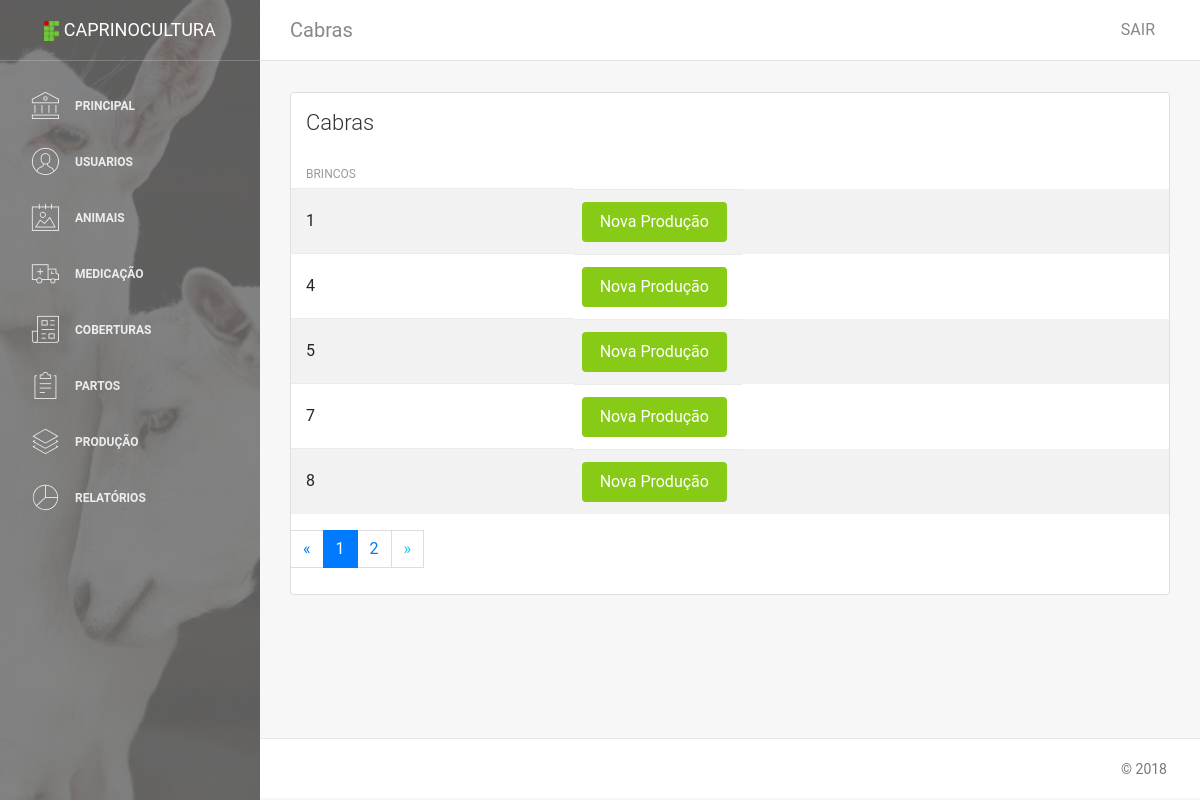
/animais/lista_cabras/ (signed in), run on an earlier commit of the app's database.
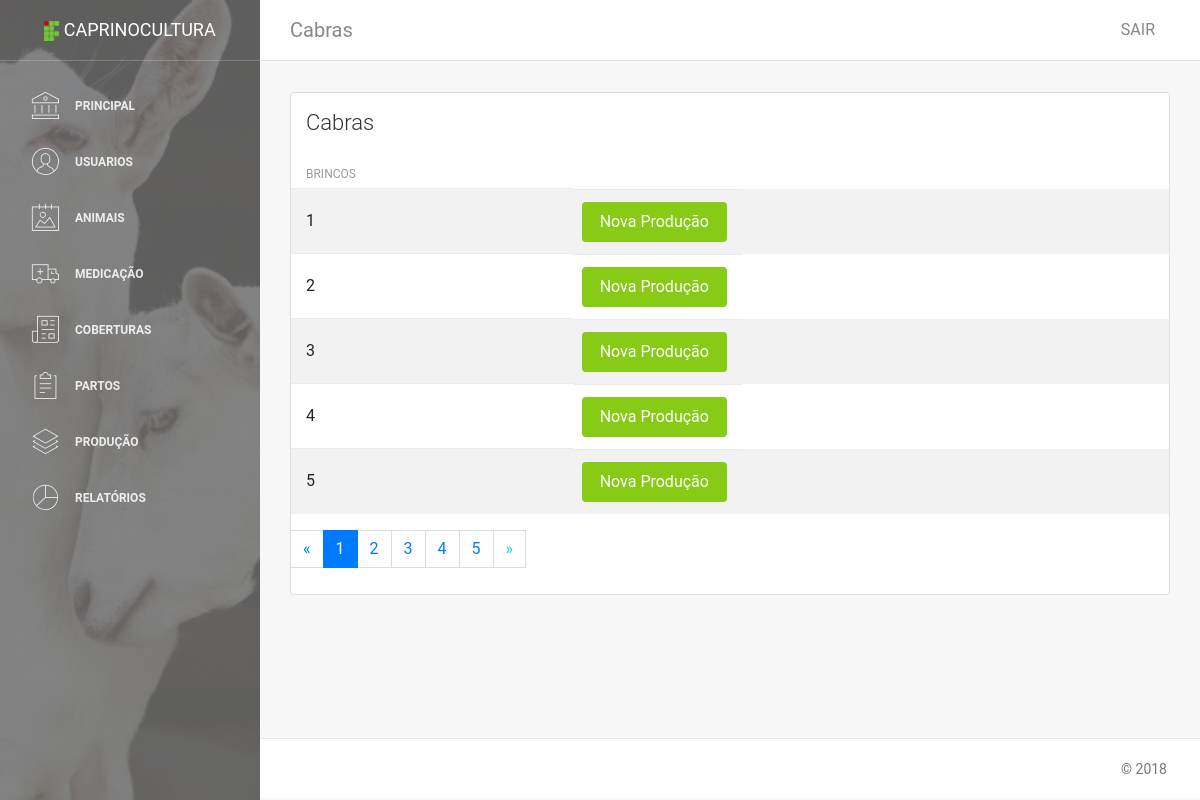
And on a later commit of the database.
### caprino/animais/models.py (models this page shows, shortened)
class Animal(models.Model):
    rgb_animal = models.CharField(verbose_name='RGD', max_length=50, blank=True, null=True)
    nome_animal = models.CharField(verbose_name='Nome', max_length=50, blank=True, null=True)
    numero_animal = models.IntegerField(verbose_name='Numero', blank=True, null=True)
    sexo_animal = models.ForeignKey(Sexo, verbose_name="Sexo", related_name="Sexo", on_delete=models.SET_NULL, null=True)
    nascimento_animal = models.DateField(verbose_name='Nascimento', default=None)
    raca_animal = models.ForeignKey(Raca, verbose_name="Raca", related_name="Raca", on_delete=models.SET_NULL, null=True)
    sangue_animal = models.ForeignKey(Sangue, verbose_name="Sangue", related_name="Sangue", on_delete=models.SET_NULL, null=True)
    brincos_animal = models.CharField(verbose_name='Brincos', max_length=50)
    vida_animal = models.ForeignKey(Vida, verbose_name="Vida", related_name="Vida", on_delete=models.SET_NULL, null=True)
    mae_animal = models.CharField(verbose_name='Mãe', max_length=50, blank=True, null=True)
    pai_animal = models.CharField(verbose_name='Pai', max_length=50, blank=True, null=True)
    foto_animal = models.ImageField(verbose_name='Foto', upload_to='img/' , blank=True, null=True)
    observacao_animal = models.TextField(verbose_name='Observação', blank=True, null=True)
    class Meta:
        verbose_name = 'Animal'

### caprino/animais/views.py (the view)
# urls.py: path('lista_cabras/', views.ListaCabras, name='Lista_Cabras'),
@login_required
def ListaCabras(request):
    animais = Animal.objects.all().filter(sexo_animal=2).filter(vida_animal=2)
    paginator = Paginator(animais, 5)
    page = request.GET.get('page')
    try:
        animais = paginator.page(page)
    except PageNotAnInteger:
        animais = paginator.page(1)
    except EmptyPage:
        animais = paginator.page(paginator.num_pages)
    return render(request, 'producao/listaCabras.html', {'animais': animais})

### templates/producao/listaCabras.html (shortened to what this page needs)
{% extends 'base.html' %}
{% block conteudo %}
<nav class="navbar navbar-expand-lg " color-on-scroll="500">
    <div class=" container-fluid  ">
        <a class="navbar-brand" href="#pablo">Cabras </a>
        <div class="collapse navbar-collapse justify-content-end" id="navigation">
            <ul class="nav navbar-nav mr-auto">
                <li class="nav-item">
                    <a href="#" class="nav-link" data-toggle="dropdown">
                    </a>
                </li>
            </ul>
            <ul class="navbar-nav ml-auto">
                <li class="nav-item">
                    <a class="nav-link" href="{% url 'caprino.contas:Sair' %}">
                        <span class="no-icon">SAIR</span>
                    </a>
                </li>
            </ul>
        </div>
    </div>
</nav>
<div class="content">
    <div class="container-fluid">
        <div class="row">
            <div class="col-md-12">
            </div>
        </div>
    </div>
    <div class="container-fluid">
        <div class="row">
            <div class="col-md-12">
                <div class="card strpied-tabled-with-hover">
                    <div class="card-header ">
                        <h4 class="card-title">Cabras</h4>
                    </div>
                    <div class="card-body table-full-width table-responsive">
                        <table class="table table-hover table-striped">
                            <thead>
                                <tr>
                                    <th>Brincos</th>
                                </tr>
                            </thead>
                            <tbody>
                                {% for animal in animais %}
                                <tr>
                                    <td>{{ animal.brincos_animal }}</td>
                                    <td><a class="btn btn-success btn-fill btn-wd" href="{% url 'caprino.animais:Mostra_Producao' animal.id %}" title="Nova Produção">Nova Produção</a></td>
                                </tr>
                                {% endfor %}
                            </tbody>
                        </table>
                        {% if animais.has_other_pages %}
                        <nav aria-label="Page navigation">
                            <ul class="pagination">
                                {% if animais.has_previous %}
                                    <li class="page-link"><a href="?page={{ animais.previous_page_number }}">&laquo;</a></li>
                                {% else %}
                                    <li class="page-link disabled"><span>&laquo;</span></li>
                                {% endif %}
                                {% for i in animais.paginator.page_range %}
                                    {% if animais.number == i %}
                                        <li class="page-item active"><span class="page-link">{{ i }} <span class="sr-only">(current)</span></span></li>
                                    {% else %}
                                        <li class="page-item"><a class="page-link" href="?page={{ i }}">{{ i }}</a></li>
                                    {% endif %}
                                {% endfor %}
                                {% if animais.has_next %}
                                    <li class="page-link"><a href="?page={{ animais.next_page_number }}">&raquo;</a></li>
                                {% else %}
                                    <li class="page-link disabled"><span>&raquo;</span></li>
                                {% endif %}
                            </ul>
                        </nav>
                        {% endif %}
                    </div>
                </div>
            </div>
        </div>
    </div>
</div>
{% endblock %}

What changed in the data, as far as the page shows it:
removed Animal: brincos_animal "7"
removed Animal: brincos_animal "8"
added Animal: brincos_animal "2"
added Animal: brincos_animal "3"
Also different on the page:
new list line: "3"
new list line: "4"
new list line: "5"
